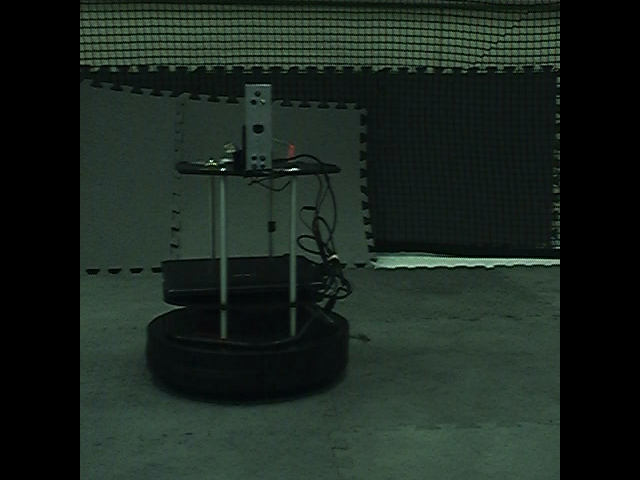
#> input picture code/Turtlebot/pic0.png, 640 x 480 px
$ python -i findTarget.py   (imports and definitions only)   (Python 2 division)
#> lines starting #> are read from the running program, lines starting #| are printed output that depends on the picture; after the words box and inside, x2 and y2 are one past the last pixel; in counts of white or black regions, pixels touching at a corner belong together
#> further down, picture is the input picture: shape (480, 640, 3); mean B, G, R 31.5, 38, 27.4
from __future__ import division
import cv2
import cv
import numpy as np

def rotate90(img):

        (h, w) = img.shape[:2]
        center = (w/2, h/2)
        M = cv2.getRotationMatrix2D(center, 90, 1.0)
        rotated = cv2.warpAffine(img, M, (w,h))
        return rotated

def findCentroids(contours):
	centers = []
	for n in contours:
		M = cv2.moments(n)
		if M['m00'] <> 0:
			cx = ( int(M['m10'] / M['m00']))
			cy = ( int(M['m01'] / M['m00']))
		else:
			cx = ( int(M['m10']))
			cy = ( int(M['m01']))
		centers.append([cx,cy])
	return centers


def findTarget(img, low = np.array((40,50,50)), high = np.array((60,255,255))):
	# Tries to locate the turtlebot using blobs
	# Turtlebot has 2 sets of LEDs. One on the back, the other on the top.
	# If we can see the "top" LED we should see 2 of them.

	#params = cv2.SimpleBlobDetector_Params()

	#params.minThreshold = 1;
	#params.maxThreshold = 255;

    #get the brightness mask
    hsv = cv2.cvtColor(img, cv2.COLOR_BGR2HSV)
#> hsv: shape (480, 640, 3); mean H, S, V 55.4, 61.4, 38.1
    hsvmask = cv2.inRange(hsv,low , high)
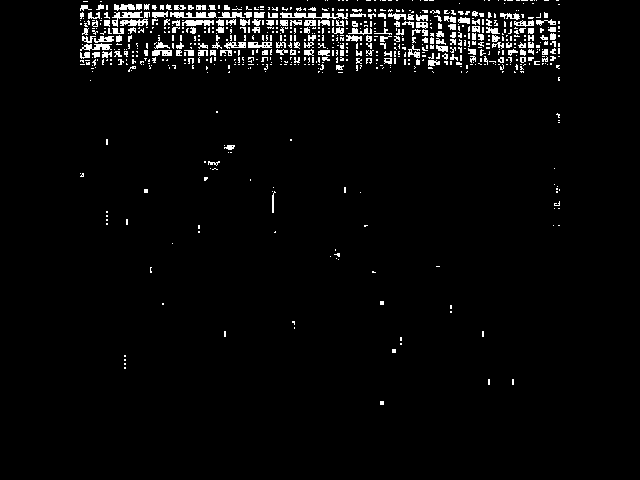
#> hsvmask: shape (480, 640); 3.4% white in thin lines or dots, all inside (x1, y1, x2, y2) = (80, 0, 560, 405)
    hsvMasked = cv2.bitwise_and(img, img, mask = hsvmask)
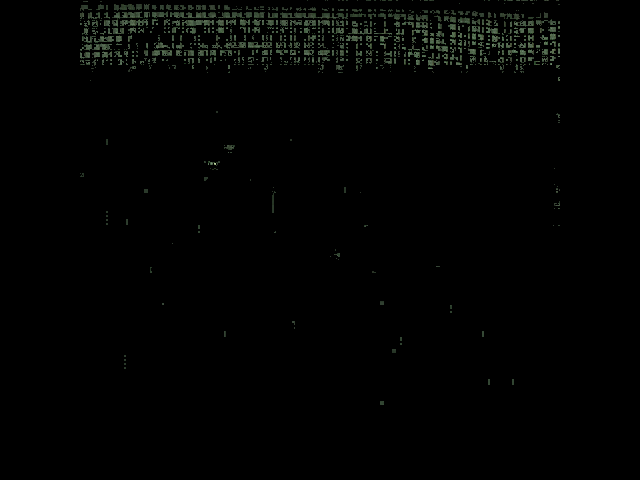
#> hsvMasked: shape (480, 640, 3); mean B, G, R 2.1, 2.8, 2.2
    img1 = hsvMasked[:,:,2]
    # [6 lines of commented-out code are left out]
    kernel = np.ones((3,3),np.uint8)
    #opened = cv2.morphologyEx(graymask, cv2.MORPH_OPEN, kernel)
    closed = cv2.morphologyEx(img1, cv2.MORPH_CLOSE, kernel)
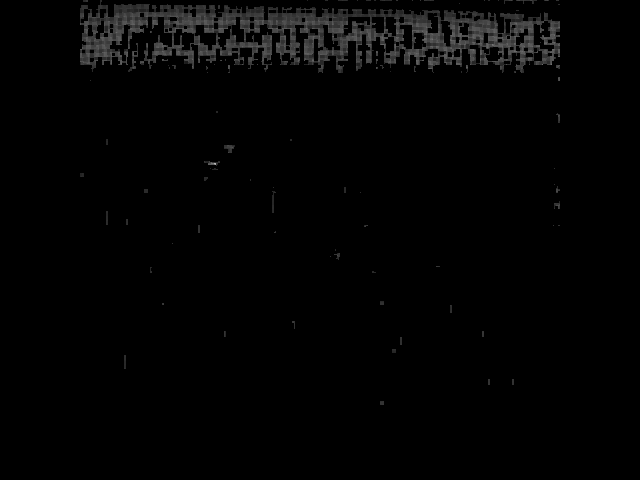
#> closed: shape (480, 640); min 0, max 186, mean 3.5
    # [12 lines of commented-out code are left out]

    ctrs = []
    ctrs, hier = cv2.findContours(closed, cv2.RETR_TREE, cv2.CHAIN_APPROX_SIMPLE)
#> ctrs = 197 contours, 136 with area under 20; largest, box (x1, y1, x2, y2) and area: (80, 0, 560, 73) 20124, (533, 20, 555, 52) 390, (194, 24, 217, 51) 324, (173, 28, 195, 51) 321, (109, 24, 131, 62) 314
    return ctrs


# [7 lines of commented-out code are left out]

>>> import cv2
>>> picture = cv2.imread('pic0.png')
>>> result = findTarget(picture)
#> result has the same summary as ctrs in findTarget

$ run again, on code/Turtlebot/saved.png
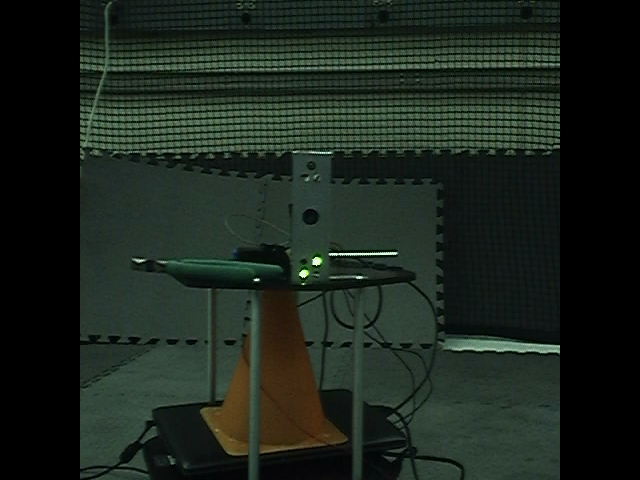
#> input picture code/Turtlebot/saved.png, 640 x 480 px
#> picture is the input picture: shape (480, 640, 3); mean B, G, R 29.4, 37.5, 27.9
#> hsv: shape (480, 640, 3); mean H, S, V 50.9, 68.6, 38.2
#> in findTarget, `hsvmask = cv2.inRange(hsv,low , high)`:
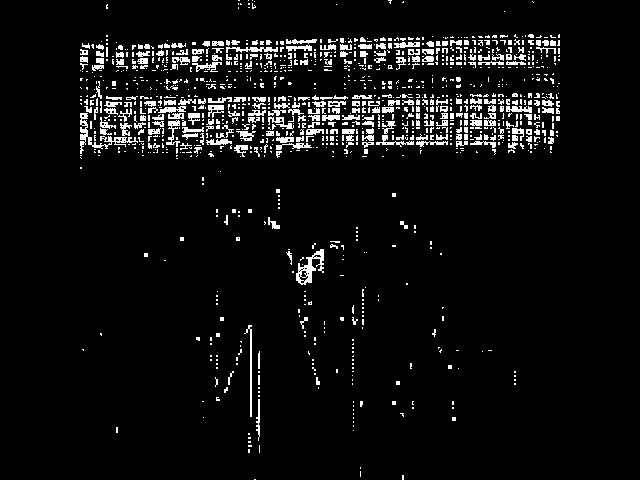
#> hsvmask: shape (480, 640); 5.8% white in thin lines or dots, all inside (x1, y1, x2, y2) = (80, 0, 560, 480)
#> in findTarget, `closed = cv2.morphologyEx(img1, cv2.MORPH_CLOSE, kernel)`:
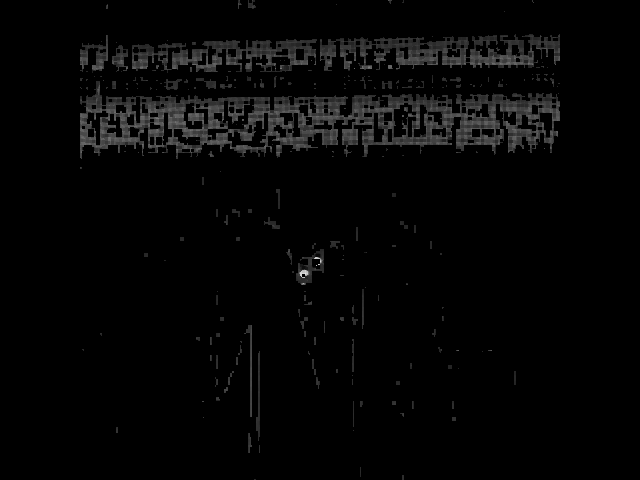
#> closed: shape (480, 640); min 0, max 226, mean 5.6
#> ctrs = 382 contours, 274 with area under 20; largest, box (x1, y1, x2, y2) and area: (80, 81, 560, 159) 21308, (320, 34, 560, 71) 4398, (132, 39, 317, 73) 3576, (227, 112, 269, 148) 606, (296, 249, 324, 285) 505
#> result has the same summary as ctrs in findTarget
